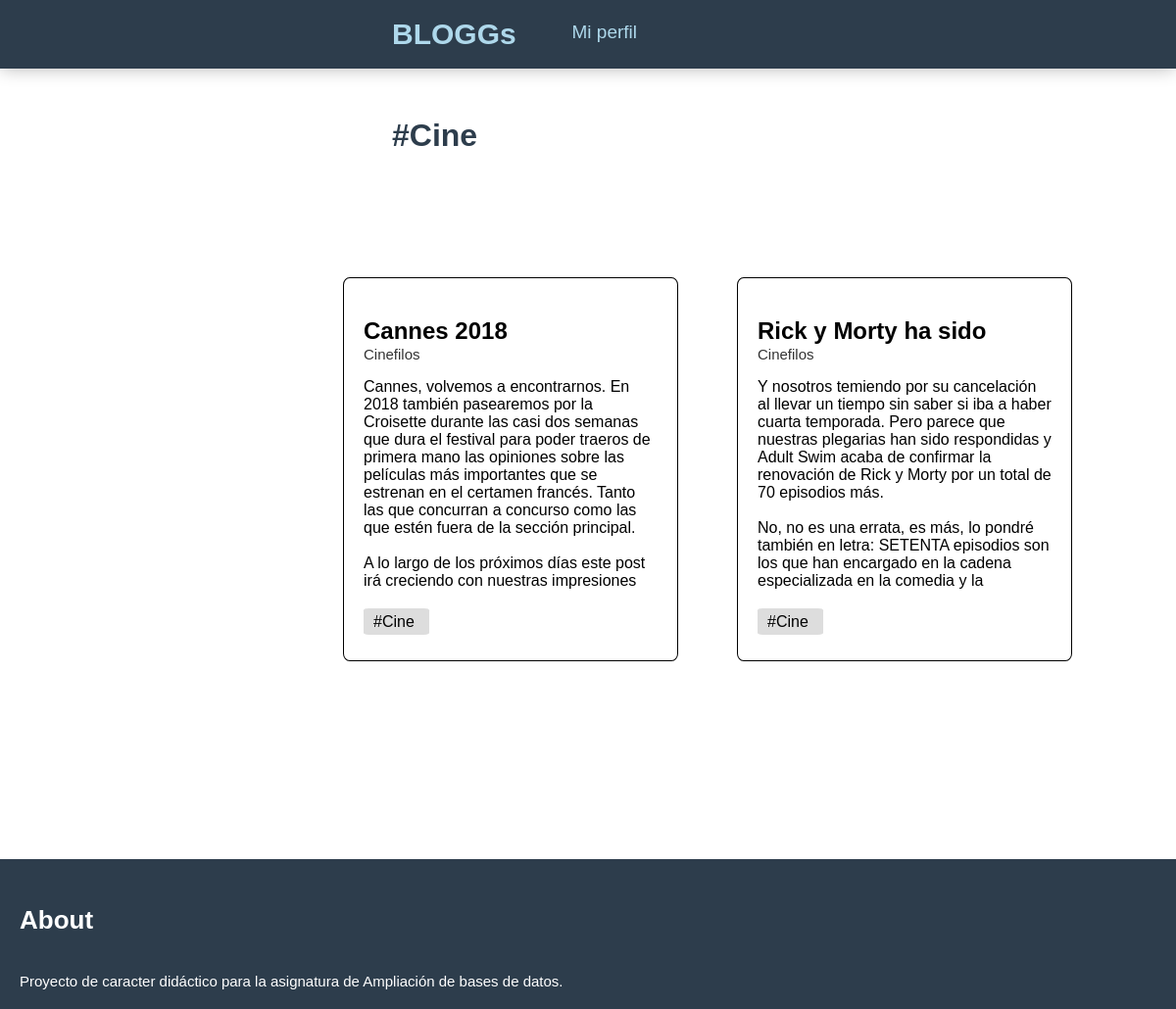
Screenshot of /views/category.php?cat=Cine with the database file from the repository.
### tables this page shows
CREATE TABLE `post` (
  `id_post` int(11) NOT NULL,
  `title` varchar(500) NOT NULL,
  `mail` varchar(100) NOT NULL,
  `id_category` tinyint(4) NOT NULL,
  `ptext` text NOT NULL
);

CREATE TABLE `user` (
  `mail` varchar(100) NOT NULL,
  `password` varchar(100) NOT NULL,
  `blogname` varchar(100) NOT NULL
);

CREATE TABLE `categories` (
  `id_category` tinyint(4) NOT NULL,
  `value` varchar(100) NOT NULL
);

### models/entidadBase.php (called while the page is built, shortened)
<?php
require_once $_SERVER['DOCUMENT_ROOT']."/config/conectar.php";
class EntidadBase{
    private $db;
    public function db() {
        return $this->db;
    }
    public function __construct($table, $class) {
    		try{
    			$conectar=new Conectar();
    			$this->db=$conectar->getConexion();
    		}catch(Excepcion $e){
    			error_log("MySQL: Code: ".$e->getCode(). " Desc: " .$e->getMessage() ,0);
    			throw new Exception($e);
    		}
    }
}
?>

### config/conectar.php (called while the page is built, shortened)
<?php
class Conectar{
    private $servername, $username, $password, $database, $driver;
    public function __construct() {
		$ini_array = parse_ini_file("entorno.ini", true);
		if($ini_array==null)
			throw new Exception('MySQL: Error al abrir entorno configuración para conexión BBDD');
		else{
			$this->servername=$ini_array['BLOGGS']['servername'];
			$this->username=$ini_array['BLOGGS']['username'];
			$this->password=$ini_array['BLOGGS']['password'];
			$this->database=$ini_array['BLOGGS']['database'];
		  }
    }
    public function getConexion(){
        if($this->driver=="mysql" || $this->driver==null){
        	$db = new mysqli($this->servername, $this->username, $this->password, $this->database);
        }
        return $db;
    }
}
?>

### models/postslist.php (the view, shortened to what this page needs)
<?php
require_once 'entidadBase.php';
class PostsList extends EntidadBase {
  public function categoria($cat){
    $req=$this->db()->query("SELECT * FROM post JOIN categories on(post.id_category = categories.id_category)
                                JOIN user on(user.mail = post.mail) WHERE post.id_category= '".$cat."'");
    $filas = $this->showData($req);
    $this->showAllList($filas);
  }
  private function showAllList($filas){
    $posts=count($filas);
    $height=600+(floor(($posts-1)/3))*450;
    echo '<div id=topentradas style="height:'.$height.'px">';
    echo '<ul>';
          $i =0;
          while($i<$posts){
            echo '<a href="../views/viewpost.php?id='.$filas[$i]['id_post'].'" style="text-decoration:none;color:black;"><li class=ipost style="float: left;">';
            echo '<h2 class=ptitle>'.$filas[$i]['title'].'</h2>';
            echo '<p class=psubtitle>'.$filas[$i]['blogname'].'</p>';
            echo '<p class=ptext>'.$filas[$i]['ptext'].'</p>';
            echo '<a href"" class=postcat>#'.$filas[$i]['value'].'</a>';
            echo '</li></a>';
            $i++;
          }
    echo '</ul></div>';
  }
}
?>

### css/postlist.css (style rules this page uses)
#topentradas { margin-left: 300px; margin-top: 100px; padding: 10px; }
.ipost { height: 350px; width: 300px; margin-right: 60px; margin-bottom: 60px; border-color: black; border-radius: 2%; border-width: 0.5px; border-style: solid; display: inline; list-style-type: none; padding: 20px; }
.postcat { padding-left: 10px; padding-right: 15px; padding-top: 5px; padding-bottom: 5px; background-color: #ddd; border-radius: 8% }
.ptitle { margin-bottom: 0; max-height: 27px; overflow: hidden; }
.psubtitle { margin-top: 2px; color: #333; font-size: 15px; }
.ptext { max-height: 215px; overflow: hidden; margin-bottom: 25px; }

### css/profile.css (style rules this page uses)
body { margin: 0px; font-family:sans-serif; }

### rows the page displays
post: title "Cannes 2018", user.blogname "Cinefilos", ptext "Cannes, volvemos a encontrarnos. En 2018 también pasearemos por la Croisette durante las casi dos semanas que dura el festival para poder traeros de primera mano las opiniones sobre las películas más importantes que se estrenan en el certamen francés. Tanto las que concurran a concurso como las que estén fuera de la sección principal. A lo largo de los próximos días este post irá creciendo con nuestras impresiones…", id_category.value "Cine"
post: title "Rick y Morty ha sido…", user.blogname "Cinefilos", ptext "Y nosotros temiendo por su cancelación al llevar un tiempo sin saber si iba a haber cuarta temporada. Pero parece que nuestras plegarias han sido respondidas y Adult Swim acaba de confirmar la renovación de Rick y Morty por un total de 70 episodios más. No, no es una errata, es más, lo pondré también en letra: SETENTA episodios son los que han encargado en la cadena especializada en la comedia y la…", id_category.value "Cine"

### other values shown
$_GET["cat"] "Cine"
